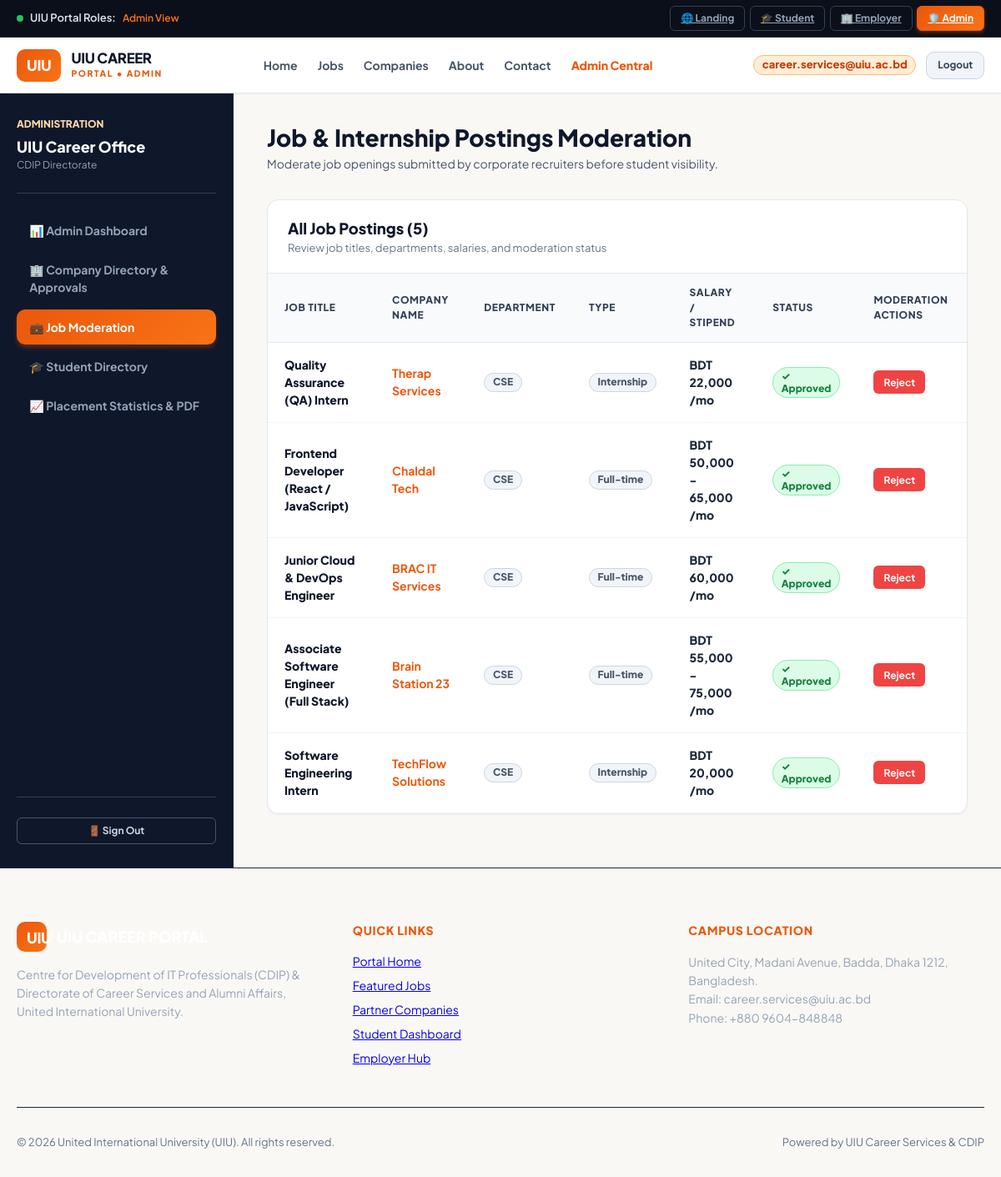
The page /admin/jobs.php (signed in) on the database its author committed.
### tables this page shows
CREATE TABLE `jobs` (
  `id` INT AUTO_INCREMENT PRIMARY KEY,
  `company_id` INT NOT NULL,
  `title` VARCHAR(200) NOT NULL,
  `department` VARCHAR(50) NOT NULL DEFAULT 'CSE',
  `type` ENUM('Full-time', 'Internship', 'Contract', 'Part-time') NOT NULL DEFAULT 'Full-time',
  `workplace` ENUM('On-site', 'Remote', 'Hybrid') NOT NULL DEFAULT 'Hybrid',
  `location` VARCHAR(150) NOT NULL DEFAULT 'Dhaka, Bangladesh',
  `salary` VARCHAR(100) NOT NULL,
  `stipend_numeric` INT NOT NULL DEFAULT 0,
  `deadline` DATE NOT NULL,
  `skills` TEXT NOT NULL,
  `description` TEXT NOT NULL,
  `requirements` TEXT NOT NULL,
  `responsibilities` TEXT NOT NULL,
  `status` ENUM('Approved', 'Pending', 'Rejected') NOT NULL DEFAULT 'Approved',
  `featured` TINYINT(1) DEFAULT 0,
  `applicants_count` INT DEFAULT 0,
  `created_at` TIMESTAMP DEFAULT CURRENT_TIMESTAMP,
  FOREIGN KEY (`company_id`) REFERENCES `companies`(`id`) ON DELETE CASCADE
);

CREATE TABLE `companies` (
  `id` INT AUTO_INCREMENT PRIMARY KEY,
  `user_id` INT NULL UNIQUE,
  `name` VARCHAR(150) NOT NULL,
  `sector` VARCHAR(100) NOT NULL,
  `industry` VARCHAR(100) NOT NULL,
  `location` VARCHAR(150) NOT NULL,
  `website` VARCHAR(255) NOT NULL,
  `email` VARCHAR(150) NOT NULL,
  `phone` VARCHAR(50) NOT NULL,
  `description` TEXT,
  `verified` TINYINT(1) DEFAULT 0,
  `status` ENUM('Verified', 'Pending', 'Rejected') DEFAULT 'Pending',
  `health_score` INT DEFAULT 90,
  `logo` VARCHAR(255) DEFAULT 'default-company.png',
  `created_at` TIMESTAMP DEFAULT CURRENT_TIMESTAMP
);

### includes/functions.php (called while the page is built, shortened)
<?php
function get_app_root() {
    $script_dir = str_replace('\\', '/', dirname($_SERVER['SCRIPT_NAME'] ?? ''));
    $app_root = preg_replace('#/(student|company|admin|guest|api|includes|config|src)$#i', '', $script_dir);
    if ($app_root === '/' || $app_root === '') {
        return '';
    }
    return rtrim($app_root, '/');
}

### admin/jobs.php (the view, shortened to what this page needs)
<?php
require_once __DIR__ . '/../includes/functions.php';
$pdo = get_db_connection();
$jobs = [];
if ($pdo) {
    try {
        $stmt = $pdo->query("
            SELECT j.*, c.name as company_name
            FROM jobs j
            JOIN companies c ON j.company_id = c.id
            ORDER BY j.status = 'Pending' DESC, j.id DESC
        ");
        $jobs = $stmt->fetchAll();
    } catch (Exception $e) {
        error_log("Error in admin/jobs.php: " . $e->getMessage());
    }
}
require_once __DIR__ . '/../includes/header.php';
require_once __DIR__ . '/../includes/navbar.php';
?>
<div class="portal-layout">
  <aside class="portal-sidebar">
    <div>
      <div class="sidebar-brand">
        <div style="font-size: 0.75rem; text-transform: uppercase; font-weight: 800; color: #fed7aa;">Administration</div>
        <div style="font-size: 1.125rem; font-weight: 900; color: #ffffff; margin-top: 0.2rem;">UIU Career Office</div>
        <div style="font-size: 0.75rem; color: #94a3b8;">CDIP Directorate</div>
      </div>
      <ul class="sidebar-menu">
        <li><a href="<?= $app_root ?>/admin/dashboard.php" class="sidebar-link">📊 Admin Dashboard</a></li>
        <li><a href="<?= $app_root ?>/admin/companies.php" class="sidebar-link">🏢 Company Directory & Approvals</a></li>
        <li><a href="<?= $app_root ?>/admin/jobs.php" class="sidebar-link active">💼 Job Moderation</a></li>
        <li><a href="<?= $app_root ?>/admin/students.php" class="sidebar-link">🎓 Student Directory</a></li>
        <li><a href="<?= $app_root ?>/admin/reports.php" class="sidebar-link">📈 Placement Statistics & PDF</a></li>
      </ul>
    </div>
    <div style="padding-top: 1.5rem; border-top: 1px solid #334155;">
      <a href="<?= $app_root ?>/logout.php" class="btn btn-outline btn-sm" style="width: 100%; color: #cbd5e1; border-color: #475569;">
        🚪 Sign Out
      </a>
    </div>
  </aside>
  <main class="portal-main">
    <div class="topbar">
      <div>
        <h1 class="topbar-title">Job & Internship Postings Moderation</h1>
        <p style="color: var(--slate-600); font-size: 0.875rem;">Moderate job openings submitted by corporate recruiters before student visibility.</p>
      </div>
    </div>
    <div class="table-card">
      <div class="table-header">
        <div>
          <h2 style="font-size: 1.15rem; font-weight: 800; color: var(--slate-900);">All Job Postings (<?= count($jobs) ?>)</h2>
          <p style="font-size: 0.8125rem; color: var(--slate-500);">Review job titles, departments, salaries, and moderation status</p>
        </div>
      </div>
      <div class="table-responsive">
        <table class="data-table">
          <thead>
            <tr>
              <th>Job Title</th>
              <th>Company Name</th>
              <th>Department</th>
              <th>Type</th>
              <th>Salary / Stipend</th>
              <th>Status</th>
              <th>Moderation Actions</th>
            </tr>
          </thead>
          <tbody>
            <?php foreach ($jobs as $j): ?>
              <tr>
                <td style="font-weight: 800; color: var(--slate-900);">
                  <?= htmlspecialchars($j['title']) ?>
                </td>
                <td style="font-weight: 700; color: var(--primary);">
                  <?= htmlspecialchars($j['company_name']) ?>
                </td>
                <td><span class="badge badge-gray"><?= htmlspecialchars($j['department']) ?></span></td>
                <td><span class="badge badge-gray"><?= htmlspecialchars($j['type']) ?></span></td>
                <td style="font-weight: 800;"><?= htmlspecialchars($j['salary']) ?></td>
                <td>
                  <?php if ($j['status'] === 'Approved'): ?>
                    <span class="badge badge-green">✓ Approved</span>
                  <?php elseif ($j['status'] === 'Pending'): ?>
                    <span class="badge badge-orange">Pending Moderation</span>
                  <?php else: ?>
                    <span class="badge badge-red"><?= htmlspecialchars($j['status']) ?></span>
                  <?php endif; ?>
                </td>
                <td>
                  <form method="POST" action="<?= $app_root ?>/admin/jobs.php" style="display: inline-flex; gap: 0.35rem;">
                    <?php if ($j['status'] !== 'Rejected'): ?>
                      <button type="submit" name="action" value="reject" class="btn btn-danger btn-sm" onclick="return confirm('Reject this job?')">Reject</button>
                    <?php endif; ?>
                  </form>
                </td>
              </tr>
            <?php endforeach; ?>
          </tbody>
        </table>
      </div>
    </div>
  </main>
</div>
<?php require_once __DIR__ . '/../includes/footer.php'; ?>

### src/css/style.css (style rules this page uses)
:root { --primary: #ea580c; --primary-hover: #c2410c; --primary-light: #fff7ed; --primary-border: #fed7aa; --secondary: #0f172a; --secondary-light: #1e293b; --slate-50: #f8fafc; --slate-100: #f1f5f9; --slate-200: #e2e8f0; --slate-300: #cbd5e1; --slate-400: #94a3b8; --slate-500: #64748b; --slate-600: #475569; --slate-700: #334155; --slate-800: #1e293b; --slate-900: #0f172a; --success: #10b981; --success-bg: #ecfdf5; --warning: #f59e0b; --warning-bg: #fffbeb; --danger: #ef4444; --danger-bg: #fef2f2; --info: #3b82f6; --info-bg: #eff6ff; --radius-sm: 6px; --radius-md: 10px; --radius-lg: 14px; --radius-xl: 20px; --shadow-sm: 0 1px 2px 0 rgb(0 0 0 / 0.05); --shadow-md: 0 4px 6px -1px rgb(0 0 0 / 0.1), 0 2px 4px -2px rgb(0 0 0 / 0.1); --shadow-lg: 0 10px 15px -3px rgb(0 0 0 / 0.1), 0 4px 6px -4px rgb(0 0 0 / 0.1); --shadow-xl: 0 20px 25px -5px rgb(0 0 0 / 0.1), 0 8px 10px -6px rgb(0 0 0 / 0.1); }
* { box-sizing: border-box; margin: 0; padding: 0; }
body { font-family: 'Plus Jakarta Sans', system-ui, -apple-system, BlinkMacSystemFont, "Segoe UI", Roboto, sans-serif; color: var(--slate-900); background-color: #faf8f5; line-height: 1.5; -webkit-font-smoothing: antialiased; }
.btn { display: inline-flex; align-items: center; justify-content: center; gap: 0.4rem; padding: 0.55rem 1.15rem; border-radius: var(--radius-md); font-size: 0.875rem; font-weight: 700; cursor: pointer; transition: all 0.18s ease; border: 1px solid transparent; text-decoration: none; font-family: inherit; }
.btn-outline { background-color: transparent; color: var(--slate-700); border-color: var(--slate-300); }
.btn-danger { background-color: var(--danger); color: #ffffff; }
.btn-sm { padding: 0.35rem 0.7rem; font-size: 0.75rem; border-radius: var(--radius-sm); }
.badge { display: inline-flex; align-items: center; padding: 0.2rem 0.6rem; border-radius: 9999px; font-size: 0.75rem; font-weight: 800; line-height: 1.2; }
.badge-green { background-color: #dcfce7; color: #15803d; border: 1px solid #86efac; }
.badge-gray { background-color: #f1f5f9; color: #475569; border: 1px solid #cbd5e1; }
.portal-layout { display: grid; grid-template-columns: 280px 1fr; min-height: calc(100vh - 85px); }
.portal-sidebar { background: #0f172a; color: #e2e8f0; padding: 1.75rem 1.25rem; border-right: 1px solid #1e293b; display: flex; flex-direction: column; justify-content: space-between; }
.sidebar-brand { padding-bottom: 1.5rem; border-bottom: 1px solid #334155; margin-bottom: 1.5rem; }
.sidebar-menu { list-style: none; display: flex; flex-direction: column; gap: 0.35rem; }
.sidebar-link { display: flex; align-items: center; gap: 0.75rem; padding: 0.65rem 0.95rem; color: #94a3b8; text-decoration: none; border-radius: var(--radius-md); font-weight: 700; font-size: 0.875rem; transition: all 0.15s ease; cursor: pointer; }
.sidebar-link.active { color: #ffffff; background: linear-gradient(135deg, #ea580c, #f97316); box-shadow: 0 4px 6px -1px rgba(234, 88, 12, 0.4); }
.portal-main { background-color: #faf8f5; padding: 2rem 2.5rem; overflow-y: auto; }
.topbar { display: flex; justify-content: space-between; align-items: center; margin-bottom: 2rem; flex-wrap: wrap; gap: 1rem; }
.topbar-title { font-size: 1.75rem; font-weight: 900; color: var(--slate-900); }
.table-card { background: #ffffff; border-radius: var(--radius-lg); border: 1px solid var(--slate-200); box-shadow: var(--shadow-sm); overflow: hidden; margin-bottom: 2rem; }
.table-header { padding: 1.25rem 1.5rem; border-bottom: 1px solid var(--slate-200); display: flex; justify-content: space-between; align-items: center; }
.table-responsive { width: 100%; overflow-x: auto; }
.data-table { width: 100%; border-collapse: collapse; text-align: left; font-size: 0.875rem; }
.data-table th { background-color: #f8fafc; color: var(--slate-700); font-weight: 800; padding: 0.85rem 1.25rem; border-bottom: 1px solid var(--slate-200); text-transform: uppercase; font-size: 0.75rem; letter-spacing: 0.05em; }
.data-table td { padding: 1rem 1.25rem; border-bottom: 1px solid var(--slate-100); color: var(--slate-800); vertical-align: middle; }

### rows shown on the page
jobs: title "Quality Assurance (QA) Intern", company.name "Therap Services", department "CSE", type "Internship", salary "BDT 22,000 /mo", status "✓ Approved"
jobs: title "Frontend Developer (React / JavaScript)", company.name "Chaldal Tech", department "CSE", type "Full-time", salary "BDT 50,000 - 65,000 /mo", status "✓ Approved"
jobs: title "Junior Cloud & DevOps Engineer", company.name "BRAC IT Services", department "CSE", type "Full-time", salary "BDT 60,000 /mo", status "✓ Approved"
jobs: title "Associate Software Engineer (Full Stack)", company.name "Brain Station 23", department "CSE", type "Full-time", salary "BDT 55,000 - 75,000 /mo", status "✓ Approved"
jobs: title "Software Engineering Intern", company.name "TechFlow Solutions", department "CSE", type "Internship", salary "BDT 20,000 /mo", status "✓ Approved"

### other values the page prints
$active_role_section "Admin"
$current_role "ADMIN"
$user['name'] "career.services@uiu.ac.bd"
count($jobs) "5"
